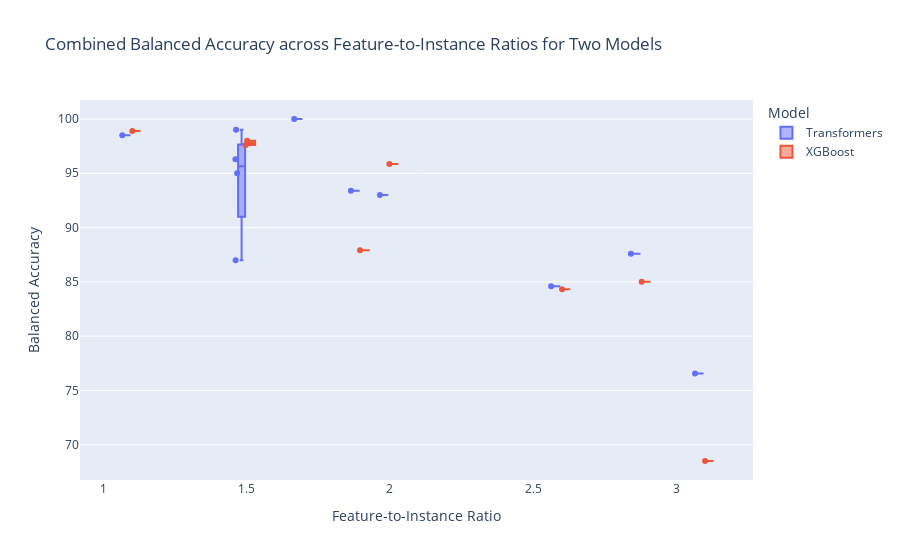

Here is the notebook cell this chart was saved with:
### Code cell
import pandas as pd
import plotly.express as px

# Combine all data
data = {
    'Feature-to-Instance Ratio': [1.7, 1.5, 1.5, 1.5, 2.0, 2.6, 3.1, 1.5, 2.0, 2.6, 3.1, 1.1, 1.5, 1.9, 2.88, 1.1, 1.5, 1.9, 2.88],
    'Balanced Accuracy': [100, 99, 87, 95, 93, 84.6, 76.55, 98, 95.86, 84.33, 68.5, 98.5, 96.3, 93.4, 87.6, 98.9, 97.6, 87.9, 85],
    'Model': ['Transformers']*7 + ['XGBoost']*4 + ['Transformers']*4 + ['XGBoost']*4,
    'Dataset': ['Dataset 1']*11 + ['Dataset 2']*8
}
print(len(data['Feature-to-Instance Ratio']))
print(len(data['Balanced Accuracy']))
print(len(data['Model']))
print(len(data['Dataset']))
print(data)

# Create DataFrame
df = pd.DataFrame(data)


# Create the single box plot
fig = px.box(
    df, 
    x='Feature-to-Instance Ratio', 
    y='Balanced Accuracy', 
    color='Model',
    title="Combined Balanced Accuracy across Feature-to-Instance Ratios for Two Models",
    points="all"
)

# Show plot
fig.show()

### Figure 1 — Plotly figure (JSON) as saved in the notebook; plotly's stock layout.template omitted (floating-point values rounded to 4 significant figures)
{"data": [{"alignmentgroup": "True", "boxpoints": "all", "hovertemplate": "Model=Transformers<br>Feature-to-Instance Ratio=%{x}<br>Balanced Accuracy=%{y}<extra></extra>", "legendgroup": "Transformers", "marker": {"color": "#636efa"}, "name": "Transformers", "notched": false, "offsetgroup": "Transformers", "orientation": "v", "showlegend": true, "type": "box", "x": [1.7, 1.5, 1.5, 1.5, 2, 2.6, 3.1, 1.1, 1.5, 1.9, 2.88], "x0": " ", "xaxis": "x", "y": [100, 99, 87, 95, 93, 84.6, 76.55, 98.5, 96.3, 93.4, 87.6], "y0": " ", "yaxis": "y"}, {"alignmentgroup": "True", "boxpoints": "all", "hovertemplate": "Model=XGBoost<br>Feature-to-Instance Ratio=%{x}<br>Balanced Accuracy=%{y}<extra></extra>", "legendgroup": "XGBoost", "marker": {"color": "#EF553B"}, "name": "XGBoost", "notched": false, "offsetgroup": "XGBoost", "orientation": "v", "showlegend": true, "type": "box", "x": [1.5, 2, 2.6, 3.1, 1.1, 1.5, 1.9, 2.88], "x0": " ", "xaxis": "x", "y": [98, 95.86, 84.33, 68.5, 98.9, 97.6, 87.9, 85], "y0": " ", "yaxis": "y"}], "layout": {"boxmode": "group", "legend": {"title": {"text": "Model"}, "tracegroupgap": 0}, "title": {"text": "Combined Balanced Accuracy across Feature-to-Instance Ratios for Two Models"}, "xaxis": {"anchor": "y", "domain": [0, 1], "title": {"text": "Feature-to-Instance Ratio"}}, "yaxis": {"anchor": "x", "domain": [0, 1], "title": {"text": "Balanced Accuracy"}}}}
